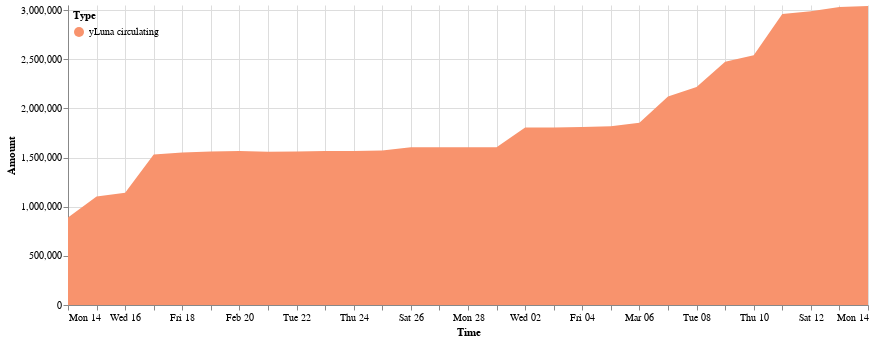

The cell this chart's notebook holds for it:
### Code cell
cp = ChartProvider()
domain = ['yLuna circulating']
range_ = ['#f8936d']
cp.get_yluna_time_area_chart(daily_delta_rf, 
               alt.Scale(domain=domain, range=range_),
               min_date = daily_delta_rf.Time.min(),
               max_date = daily_delta_rf.Time.max(),
               top_padding = 10000
        ).properties(width=800).configure_view(strokeOpacity=0)

### Figure 1 — Vega-Lite specification as saved in the notebook (floating-point values rounded to 4 significant figures)
{"config": {"view": {"continuousWidth": 400, "continuousHeight": 300, "strokeOpacity": 0}}, "data": {"name": "data-1c05adc0bb4617608200e6601861db7b"}, "mark": "area", "encoding": {"color": {"field": "Type", "legend": {"direction": "vertical", "legendY": 0, "orient": "none", "padding": 5}, "scale": {"domain": ["yLuna circulating"], "range": ["#f8936d"]}, "type": "nominal"}, "tooltip": [{"field": "Time", "format": "%Y-%m-%d", "type": "temporal"}, {"field": "Type", "type": "nominal"}, {"field": "Amount (millions)", "type": "nominal"}], "x": {"field": "Time", "scale": {"domain": ["2022-02-14", "2022-03-14"]}, "type": "temporal"}, "y": {"field": "Amount", "scale": {"domain": [0, 3051000.0]}, "type": "quantitative"}}, "width": 800, "$schema": "https://vega.github.io/schema/vega-lite/v4.17.0.json", "datasets": {"data-1c05adc0bb4617608200e6601861db7b": [{"Time": "2022-02-14", "Amount signed": 890600.0, "Amount": 890600.0, "Type": "yLuna circulating", "Amount (millions)": "0.89M"}, {"Time": "2022-02-15", "Amount signed": 213600.0, "Amount": 1104000.0, "Type": "yLuna circulating", "Amount (millions)": "1.1M"}, {"Time": "2022-02-16", "Amount signed": 36280.0, "Amount": 1141000.0, "Type": "yLuna circulating", "Amount (millions)": "1.14M"}, {"Time": "2022-02-17", "Amount signed": 390600.0, "Amount": 1531000.0, "Type": "yLuna circulating", "Amount (millions)": "1.53M"}, {"Time": "2022-02-18", "Amount signed": 19640.0, "Amount": 1551000.0, "Type": "yLuna circulating", "Amount (millions)": "1.55M"}, {"Time": "2022-02-19", "Amount signed": 9064.0, "Amount": 1560000.0, "Type": "yLuna circulating", "Amount (millions)": "1.56M"}, {"Time": "2022-02-20", "Amount signed": 5244.0, "Amount": 1565000.0, "Type": "yLuna circulating", "Amount (millions)": "1.57M"}, {"Time": "2022-02-21", "Amount signed": -5322.0, "Amount": 1560000.0, "Type": "yLuna circulating", "Amount (millions)": "1.56M"}, {"Time": "2022-02-22", "Amount signed": 2106.0, "Amount": 1562000.0, "Type": "yLuna circulating", "Amount (millions)": "1.56M"}, {"Time": "2022-02-23", "Amount signed": 4917.0, "Amount": 1567000.0, "Type": "yLuna circulating", "Amount (millions)": "1.57M"}, {"Time": "2022-02-24", "Amount signed": 59.87, "Amount": 1567000.0, "Type": "yLuna circulating", "Amount (millions)": "1.57M"}, {"Time": "2022-02-25", "Amount signed": 4428.0, "Amount": 1571000.0, "Type": "yLuna circulating", "Amount (millions)": "1.57M"}, {"Time": "2022-02-26", "Amount signed": 32790.0, "Amount": 1604000.0, "Type": "yLuna circulating", "Amount (millions)": "1.6M"}, {"Time": "2022-02-27", "Amount signed": 862.6, "Amount": 1605000.0, "Type": "yLuna circulating", "Amount (millions)": "1.6M"}, {"Time": "2022-02-28", "Amount signed": -740.1, "Amount": 1604000.0, "Type": "yLuna circulating", "Amount (millions)": "1.6M"}, {"Time": "2022-03-01", "Amount signed": -406.1, "Amount": 1604000.0, "Type": "yLuna circulating", "Amount (millions)": "1.6M"}, {"Time": "2022-03-02", "Amount signed": 201300.0, "Amount": 1805000.0, "Type": "yLuna circulating", "Amount (millions)": "1.81M"}, {"Time": "2022-03-03", "Amount signed": 1108.0, "Amount": 1806000.0, "Type": "yLuna circulating", "Amount (millions)": "1.81M"}, {"Time": "2022-03-04", "Amount signed": 2958.0, "Amount": 1809000.0, "Type": "yLuna circulating", "Amount (millions)": "1.81M"}, {"Time": "2022-03-05", "Amount signed": 8203.0, "Amount": 1817000.0, "Type": "yLuna circulating", "Amount (millions)": "1.82M"}, {"Time": "2022-03-06", "Amount signed": 35120.0, "Amount": 1852000.0, "Type": "yLuna circulating", "Amount (millions)": "1.85M"}, {"Time": "2022-03-07", "Amount signed": 267300.0, "Amount": 2120000.0, "Type": "yLuna circulating", "Amount (millions)": "2.12M"}, {"Time": "2022-03-08", "Amount signed": 97090.0, "Amount": 2217000.0, "Type": "yLuna circulating", "Amount (millions)": "2.22M"}, {"Time": "2022-03-09", "Amount signed": 257800.0, "Amount": 2475000.0, "Type": "yLuna circulating", "Amount (millions)": "2.47M"}, {"Time": "2022-03-10", "Amount signed": 65280.0, "Amount": 2540000.0, "Type": "yLuna circulating", "Amount (millions)": "2.54M"}, {"Time": "2022-03-11", "Amount signed": 418900.0, "Amount": 2959000.0, "Type": "yLuna circulating", "Amount (millions)": "2.96M"}, {"Time": "2022-03-12", "Amount signed": 29130.0, "Amount": 2988000.0, "Type": "yLuna circulating", "Amount (millions)": "2.99M"}, {"Time": "2022-03-13", "Amount signed": 43900.0, "Amount": 3032000.0, "Type": "yLuna circulating", "Amount (millions)": "3.03M"}, {"Time": "2022-03-14", "Amount signed": 9089.0, "Amount": 3041000.0, "Type": "yLuna circulating", "Amount (millions)": "3.04M"}]}}
